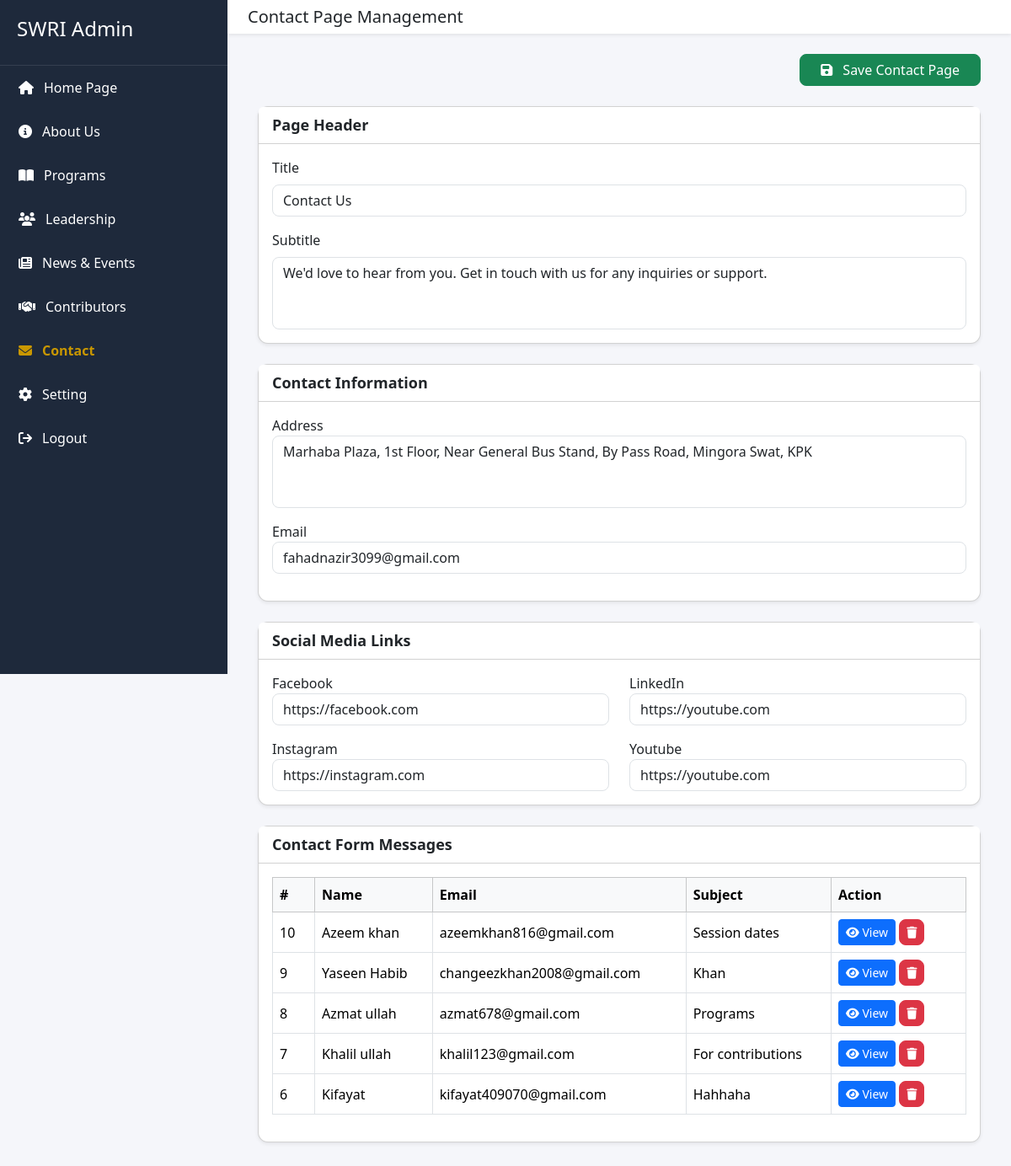
Page /admin/contact.php (signed in) on the committed database.
### tables this page shows
CREATE TABLE `contact_page` (
  `id` int(11) NOT NULL,
  `page_title` varchar(255) NOT NULL,
  `page_subtitle` text NOT NULL,
  `address` text NOT NULL,
  `email` varchar(255) NOT NULL,
  `facebook_url` varchar(500) DEFAULT NULL,
  `instagram_url` varchar(500) DEFAULT NULL,
  `linkedin_url` varchar(500) DEFAULT NULL,
  `youtube_url` varchar(500) DEFAULT NULL,
  `updated_at` timestamp NOT NULL DEFAULT current_timestamp() ON UPDATE current_timestamp()
);

CREATE TABLE `contact_messages` (
  `id` int(11) NOT NULL,
  `full_name` varchar(150) NOT NULL,
  `email` varchar(255) NOT NULL,
  `subject` varchar(255) NOT NULL,
  `message` text NOT NULL,
  `created_at` timestamp NOT NULL DEFAULT current_timestamp()
);

### include/core.php (called while the page is built, shortened)
<?php
class core
{
    private $db;
    public function __construct($conn)
    {
        $this->db = $conn;
    }
public function contactPage()
{
    try{
        $sql = "
            SELECT *
            FROM contact_page
            LIMIT 1
        ";
        $statement = $this->db->prepare($sql);
        $statement->execute();
        $page = $statement->fetch(PDO::FETCH_ASSOC);
        return $page;
    }catch(\Throwable $th){
        throw $th;
    }
}
public function contactMessages()
{
    try{
        $sql="
            SELECT *
            FROM contact_messages
            ORDER BY id DESC
        ";
        $statement=$this->db->prepare($sql);
        $statement->execute();
        return $statement->fetchAll(PDO::FETCH_ASSOC);
    }catch(\Throwable $th){
        throw $th;
    }
}
}
?>

### admin/contact.php (the view, shortened to what this page needs)
<?php
require 'header.php';
$admin = new core($conn);
$contact = $admin->contactPage();
$messages = $admin->contactMessages();
?>
<nav class="navbar bg-white shadow-sm px-3">
<h5 class="ms-2 mb-0">
Contact Page Management
</h5>
</nav>
<div class="p-4">
<div class="container-fluid">
<div class="d-flex mb-4">
<button class="btn btn-success ms-auto px-4">
<i class="fas fa-save me-2"></i>
Save Contact Page
</button>
</div>
<div class="card shadow-sm mb-4">
<div class="card-header">
Page Header
</div>
<div class="card-body">
<label class="form-label">
Title
</label>
<input
class="form-control mb-3"
id="page_title"
value="<?php echo htmlspecialchars($contact['page_title']); ?>">
<label class="form-label">
Subtitle
</label>
<textarea class="form-control" rows="3" id="page_subtitle"><?php echo htmlspecialchars($contact['page_subtitle']); ?></textarea>
</div>
</div>
<div class="card shadow-sm mb-4">
<div class="card-header">
Contact Information
</div>
<div class="card-body">
<label>
Address
</label>
<textarea class="form-control mb-3" rows="3" id="address"><?php echo htmlspecialchars($contact['address']); ?></textarea>
<label>
Email
</label>
<input
class="form-control mb-3"
id="email"
value="<?php echo htmlspecialchars($contact['email']); ?>">
</div>
</div>
<div class="card shadow-sm mb-4">
<div class="card-header">
Social Media Links
</div>
<div class="card-body">
<div class="row">
<div class="col-md-6">
<label>
Facebook
</label>
<input
class="form-control mb-3"
id="facebook_url"
value="<?php echo htmlspecialchars($contact['facebook_url']); ?>">
<label>
Instagram
</label>
<input
class="form-control"
id="instagram_url"
value="<?php echo htmlspecialchars($contact['instagram_url']); ?>">
</div>
<div class="col-md-6">
<label>
LinkedIn
</label>
<input
class="form-control mb-3"
id="linkedin_url"
value="<?php echo htmlspecialchars($contact['linkedin_url']); ?>">
<label>
Youtube
</label>
<input
class="form-control"
id="youtube_url"
value="<?php echo htmlspecialchars($contact['youtube_url']); ?>">
</div>
</div>
</div>
</div>
<div class="card shadow-sm mb-4">
<div class="card-header">
Contact Form Messages
</div>
<div class="card-body">
<div class="table-responsive">
<table class="table table-bordered align-middle">
<thead class="table-light">
<tr>
<th width="50">
#
</th>
<th>
Name
</th>
<th>
Email
</th>
<th>
Subject
</th>
<th width="160">
Action
</th>
</tr>
</thead>
<tbody id="messageTable">
<?php foreach($messages as $message): ?>
<tr data-id="<?php echo $message['id']; ?>">
<td>
<?php echo $message['id']; ?>
</td>
<td>
<?php echo htmlspecialchars($message['full_name']); ?>
</td>
<td>
<?php echo htmlspecialchars($message['email']); ?>
</td>
<td>
<?php echo htmlspecialchars($message['subject']); ?>
</td>
<td>
<button
class="btn btn-primary btn-sm viewMessage"
data-message="<?php echo htmlspecialchars($message['message']); ?>">
<i class="fas fa-eye"></i>
View
</button>
<button
class="btn btn-danger btn-sm deleteMessage">
<i class="fas fa-trash"></i>
</button>
</td>
</tr>
<?php endforeach; ?>
</tbody>
</table>
</div>
</div>
</div>
</div>
</div>
</div>
</body>
</html>

### admin/assets/css/style.css (style rules this page uses)
body { margin:0; background:#f5f6fa; overflow-x:hidden; }

### admin/contact.php (style rules this page uses)
.card { border-radius:12px; }
.card-header { background:white; font-weight:600; font-size:18px; }
.form-control { border-radius:8px; }
textarea { resize:none; }
.table td, .table th { vertical-align:middle; }
.deleteMessage { border-radius:8px; }
.btn-success { border-radius:8px; }

### rows in the picture
contact_page: page_title "Contact Us", page_subtitle "We'd love to hear from you. Get in touch with us for any inquiries or support.", address "Marhaba Plaza, 1st Floor, Near General Bus Stand, By Pass Road, Mingora Swat, KPK", email "fahadnazir3099@gmail.com", facebook_url "https://facebook.com", instagram_url "https://instagram.com", linkedin_url "https://youtube.com", youtube_url "https://youtube.com"
contact_messages: id "10", full_name "Azeem khan", email "azeemkhan816@gmail.com", subject "Session dates"
contact_messages: id "9", full_name "Yaseen Habib", email "changeezkhan2008@gmail.com", subject "Khan"
contact_messages: id "8", full_name "Azmat ullah", email "azmat678@gmail.com", subject "Programs"
contact_messages: id "7", full_name "Khalil ullah", email "khalil123@gmail.com", subject "For contributions"
contact_messages: id "6", full_name "Kifayat", email "kifayat409070@gmail.com", subject "Hahhaha"
